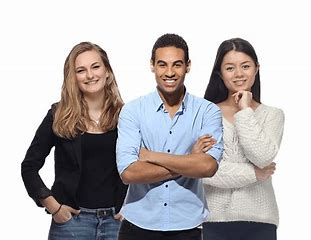
#> input picture people.jpg, 311 x 240 px, found by its file name
$ jupyter execute Face_Recognition.ipynb   (shell and % lines are left out)
#> lines starting #> are read from the running program, lines starting #| are printed output that depends on the picture; after the words box and inside, x2 and y2 are one past the last pixel; in counts of white or black regions, pixels touching at a corner belong together
<a href="https://colab.research.google.com/github/annanya-mathur/Face-Detection-With-Haar-Cascade/blob/main/Face_Recognition.ipynb" target="_parent"></a>

[cell 1]
import numpy as np
from google.colab.patches import cv2_imshow
import cv2

[cell 2]
image=cv2.imread('/content/people.jpg')
#> image is the input picture: shape (240, 311, 3); mean B, G, R 182.3, 181.3, 185.2

[cell 3]
print(cv2_imshow(image))
#| None

[cell 4]
gray=cv2.cvtColor(image,cv2.COLOR_BGR2GRAY)
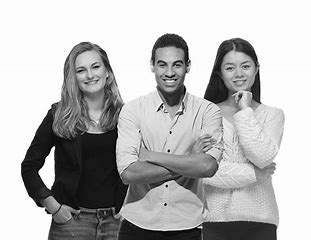
#> gray: shape (240, 311); min 0, max 255, mean 182.5

[cell 5]
print(cv2_imshow(gray))
#| None

[cell 6]
haar_cascade=cv2.CascadeClassifier('/content/haarcascade_frontalface_default.xml')
faces=haar_cascade.detectMultiScale(gray,1.1,4)
#> faces = [[147, 47, 46, 46], [217, 50, 43, 43], [69, 53, 42, 42]]

[cell 7]
for (x,y,w,h) in faces:
  cv2.rectangle(image,(x,y),(x+w,y+h),(0,255,0),2)
  cv2_imshow(image)
  cv2.waitKey(0)
#> this loop made 3 passes
#> pass 1, `cv2_imshow(image)`:
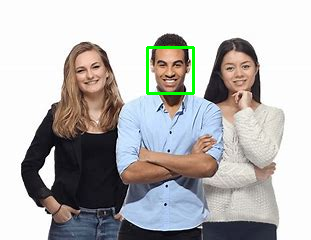
#> shown: shape (240, 311, 3); mean B, G, R 181, 181.8, 183.7
#> pass 2, `cv2_imshow(image)`:
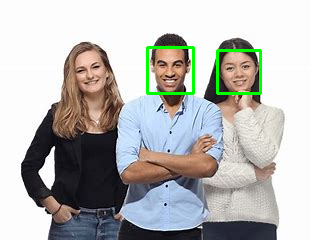
#> shown: shape (240, 311, 3); mean B, G, R 180.2, 182.8, 182.9
#> after the loop:
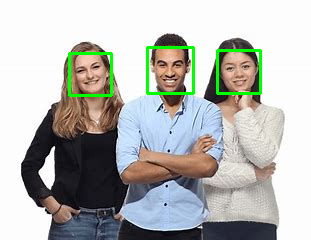
#> image: shape (240, 311, 3); 2.09% of pixels changed, all inside (x1, y1, x2, y2) = (68, 46, 262, 97)
